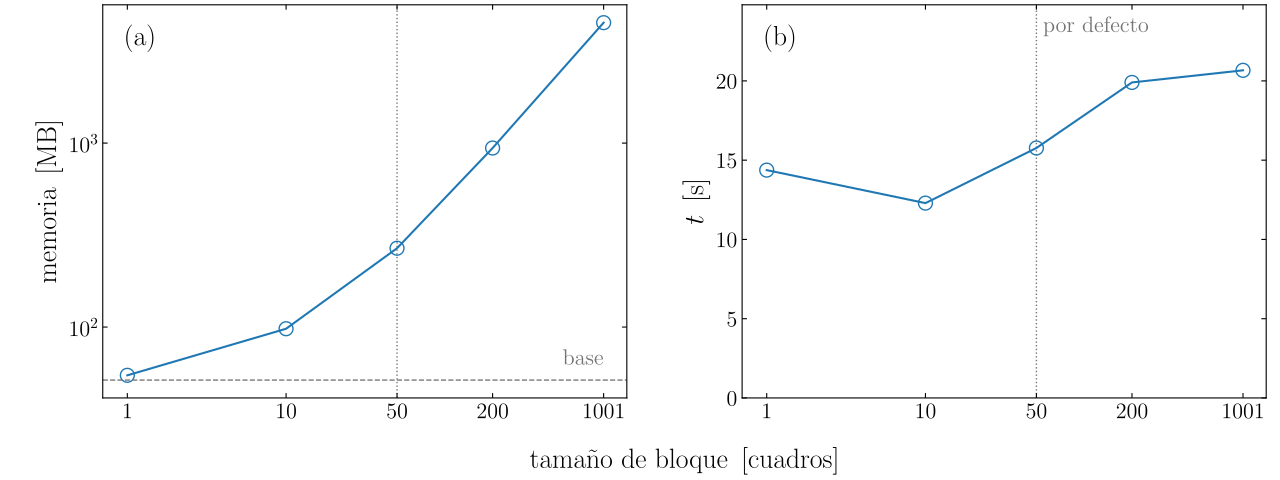

Python code for this plot:
#! /usr/bin/env python3
# -*- coding:utf-8 -*-

"""
Figura de rendimiento de la memoria: pico de memoria y tiempo real según el
tamaño de bloque, a partir de la tabla de medir_rendimiento.py.

Usa el mismo estilo (figuras.mplstyle) y el mismo tamaño que las figuras de
dos paneles del artículo, para que ambas se vean iguales en la memoria.
Requiere LaTeX con siunitx, porque el estilo usa text.usetex.

Uso:
    python rendimiento.py [rendimiento.dat] [rendimiento.pdf]

@author: Santiago Mosca <santiagomosca85@gmail.com>

fecha: noviembre de 2026
"""

import os
import re
import sys

import matplotlib
matplotlib.use('Agg')
import matplotlib.pyplot as plt  # noqa: E402
from matplotlib import colormaps as cmap  # noqa: E402
import numpy as np  # noqa: E402

DIRECTORIO = os.path.dirname(os.path.abspath(__file__))
plt.style.use(os.path.join(DIRECTORIO, 'figuras.mplstyle'))
plt.rcParams['markers.fillstyle'] = 'none'  # marcadores vacíos


#/ ---- CONFIGURACIÓN DEL GRÁFICO ---------------------------------------

COLOR = cmap['Paired'].colors[1]  # azul, como el metanol en el artículo
GRIS = '0.45'

#/ Mismo tamaño que las figuras de dos paneles del artículo
TAMANIO = (2 * plt.rcParams['figure.figsize'][0],
           plt.rcParams['figure.figsize'][1])

dax_tick_params = {
    'axis': 'both',
    'which': 'both',
    'direction': 'in',
    'bottom': True,
    'top': True,
    'left': True,
    'right': True}

dax_subplot_adjust = {
    'left': 0.08,
    'right': 0.99,
    'top': 0.99,
    'bottom': 0.17,
    'wspace': 0.22}


#/ ---- DATOS -------------------------------------------------------------

def leer(ruta):
    """Tabla de mediciones, cantidad de cuadros y memoria base en MB."""
    tabla = np.loadtxt(ruta, ndmin=2)
    with open(ruta, encoding='utf-8') as archivo:
        encabezado = archivo.read()
    cuadros = int(re.search(r'cuadros = (\d+)', encabezado).group(1))
    base = float(re.search(r'base: .*memoria_max = ([\d.]+) MB',
                           encabezado).group(1))
    return tabla, cuadros, base


def promediar(tabla, cuadros):
    """Media de cada columna por tamaño de bloque; -1 pasa a ser cuadros."""
    tamanios = tabla[:, 0].copy()
    tamanios[tamanios < 0] = cuadros
    unicos = np.unique(tamanios)
    media = np.array([tabla[tamanios == t, 2:].mean(axis=0) for t in unicos])
    return unicos, media


#/ ---- GRÁFICO -----------------------------------------------------------

def graficar(ruta_datos, ruta_figura):
    tabla, cuadros, base = leer(ruta_datos)
    tamanios, media = promediar(tabla, cuadros)
    tiempo, memoria = media[:, 0], media[:, 2]

    fig, ax = plt.subplots(nrows=1, ncols=2, figsize=TAMANIO)
    fig.subplots_adjust(**dax_subplot_adjust)

    estilo = {'color': COLOR, 'marker': 'o', 'linewidth': 1.5}

    #/ (a) Pico de memoria, en escala logarítmica
    ax[0].plot(tamanios, memoria, **estilo)
    ax[0].axhline(base, color=GRIS, linestyle='--', linewidth=1.)
    ax[0].text(tamanios[-1], base * 1.15, r'$\mathrm{base}$', color=GRIS,
               ha='right', va='bottom',
               fontsize=plt.rcParams['legend.fontsize'])
    ax[0].set_yscale('log')
    ax[0].set_ylabel(r'$\mathrm{memoria} \ \left[ \mathrm{MB} \right]$')

    #/ (b) Tiempo real
    ax[1].plot(tamanios, tiempo, **estilo)
    ymax = tiempo.max() * 1.2
    ax[1].set_ylim((0, ymax))
    ax[1].set_ylabel(r'$t \ \left[ \mathrm{s} \right]$')
    ax[1].text(55, 0.97 * ymax, r'$\mathrm{por \ defecto}$', color=GRIS,
               ha='left', va='top', fontsize=plt.rcParams['legend.fontsize'])

    for etiqueta, eje in zip(('(a)', '(b)'), ax):
        eje.set_xscale('log')
        eje.set_xticks(tamanios)
        eje.set_xticklabels([rf'${int(t)}$' for t in tamanios])
        eje.minorticks_off()
        eje.set_xlim((0.7, cuadros * 1.4))
        eje.axvline(50, color=GRIS, linestyle=':', linewidth=1., zorder=0)
        eje.tick_params(**dax_tick_params)
        eje.grid(visible=False)
        eje.text(0.04, 0.95, rf'$\mathrm{{{etiqueta}}}$',
                 transform=eje.transAxes, ha='left', va='top',
                 fontsize=plt.rcParams['axes.labelsize'])

    #/ Etiqueta común para el eje X, como en las figuras del artículo
    x_centro = (dax_subplot_adjust['left'] + dax_subplot_adjust['right']) / 2
    fig.text(x_centro, 0.01,
             r'$\mathrm{tama\tilde{n}o \ de \ bloque} \ '
             r'\left[ \mathrm{cuadros} \right]$',
             fontsize=plt.rcParams['axes.labelsize'], ha='center',
             va='bottom')

    fig.savefig(ruta_figura)
    plt.close(fig)


if __name__ == '__main__':
    datos = sys.argv[1] if len(sys.argv) > 1 else os.path.join(
        DIRECTORIO, 'rendimiento.dat')
    salida = sys.argv[2] if len(sys.argv) > 2 else os.path.join(
        DIRECTORIO, 'rendimiento.pdf')
    graficar(datos, salida)


#/ ---- FIN SCRIPT --------------------------------------------------------
